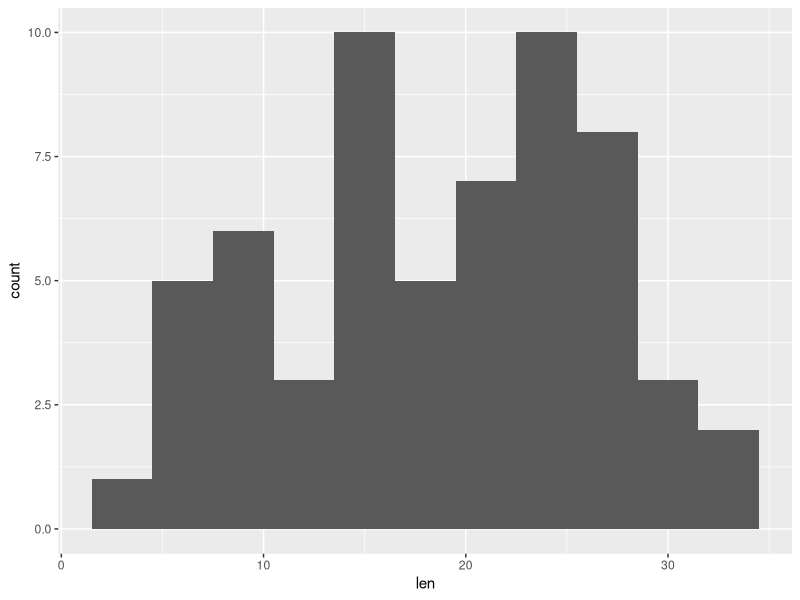
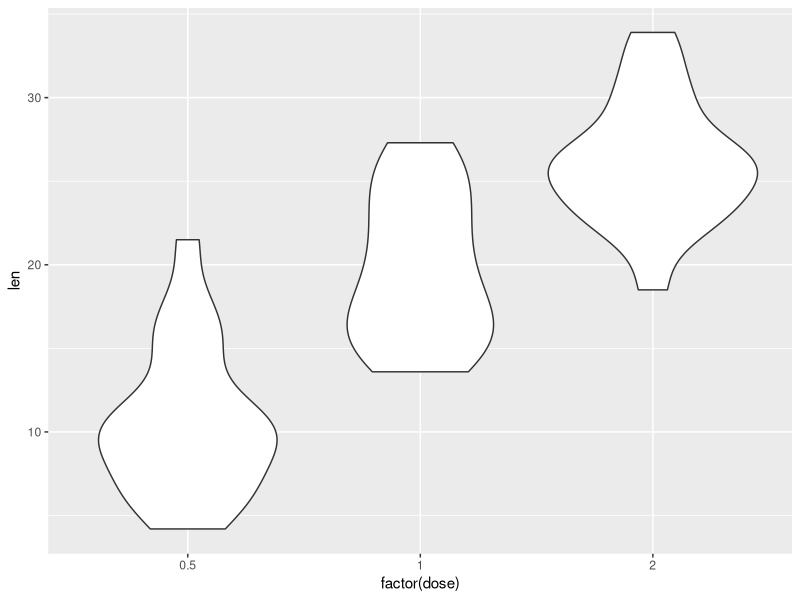
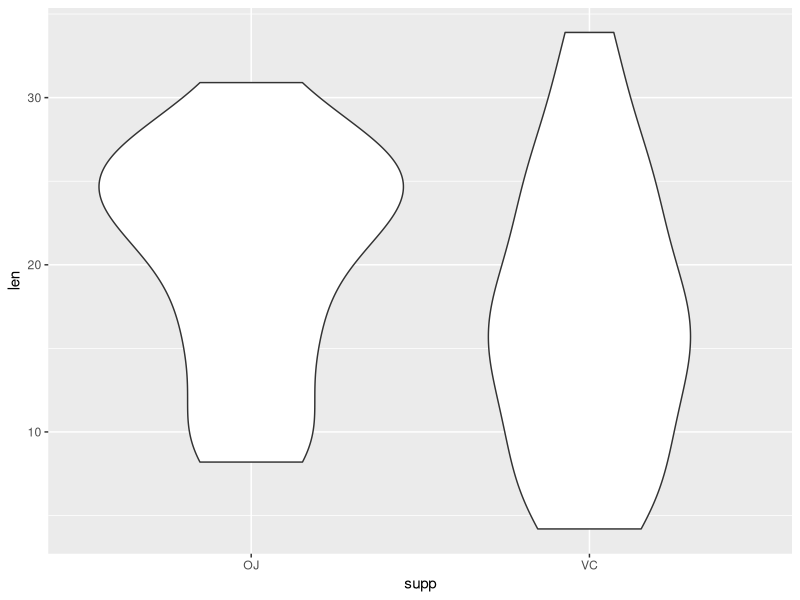

Source code (R) for these figures, in order:
## ---- chunk 1
data (ToothGrowth)

summary (as.factor (ToothGrowth$dose))
summary (ToothGrowth$supp)

library (ggplot2)
gg <- ggplot (ToothGrowth)
print (gg + geom_histogram (aes (x=len),
                            binwidth=3))
## ---- chunk 2
print (gg + geom_violin (aes (x=factor (dose), 
                              y=len)))

print (gg + geom_violin (aes (x=supp,
                              y=len)))
## ---- chunk 3
t.test (len ~ supp, ToothGrowth)$conf.int
## ---- chunk 4
tg05 = ToothGrowth$len[ToothGrowth$dose < 1]
tg10 = ToothGrowth$len[ToothGrowth$dose == 1]
tg20 = ToothGrowth$len[ToothGrowth$dose > 1]
## ---- chunk 5
t.test (tg05, tg10)$conf.int
## ---- chunk 6
t.test (tg05, tg20)$conf.int
## ---- chunk 7
t.test (tg10, tg20)$conf.int
